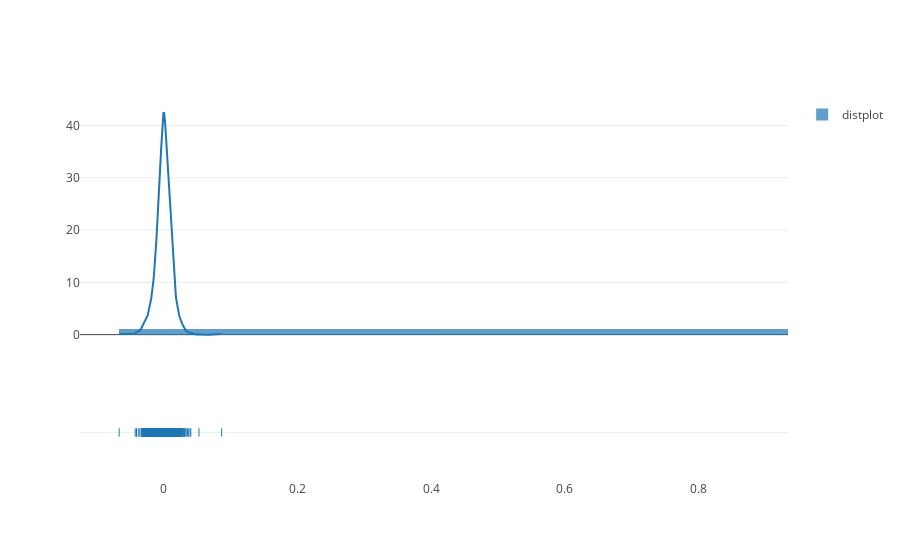

Notebook source saved alongside this figure:
### Markdown cell above
# plot "same_day_delta" distplot

### Code cell
import plotly.figure_factory as ff

labels = ['distplot']
fig = ff.create_distplot([dataDF.same_day_delta],labels)
iplot(fig, filename="same_day_delta dist")

### Figure 1 — Plotly figure (JSON) as saved in the notebook; plotly's stock layout.template omitted (floating-point values rounded to 4 significant figures; data arrays with more than 128 entries replaced by an {"elided": "..."} marker saying what was removed)
{"data": [{"autobinx": false, "histnorm": "probability density", "legendgroup": "distplot", "marker": {"color": "rgb(31, 119, 180)"}, "name": "distplot", "opacity": 0.7, "type": "histogram", "uid": "072a08f0-a0ff-11e8-9630-d053494eb1af", "x": {"elided": "1260 float values"}, "xaxis": "x", "xbins": {"end": 0.08696, "size": 1, "start": -0.06633}, "yaxis": "y"}, {"legendgroup": "distplot", "marker": {"color": "rgb(31, 119, 180)"}, "mode": "lines", "name": "distplot", "showlegend": false, "type": "scatter", "uid": "072a08f1-a0ff-11e8-9630-d053494eb1af", "x": {"elided": "500 float values"}, "xaxis": "x", "y": {"elided": "500 float values"}, "yaxis": "y"}, {"legendgroup": "distplot", "marker": {"color": "rgb(31, 119, 180)", "symbol": "line-ns-open"}, "mode": "markers", "name": "distplot", "showlegend": false, "type": "scatter", "uid": "072a08f2-a0ff-11e8-9630-d053494eb1af", "x": {"elided": "1260 float values"}, "xaxis": "x", "y": {"elided": "1260 str values"}, "yaxis": "y2"}], "layout": {"barmode": "overlay", "hovermode": "closest", "legend": {"traceorder": "reversed"}, "xaxis": {"anchor": "y2", "domain": [0, 1], "zeroline": false}, "yaxis": {"anchor": "free", "domain": [0.35, 1], "position": 0}, "yaxis2": {"anchor": "x", "domain": [0, 0.25], "dtick": 1, "showticklabels": false}}}
